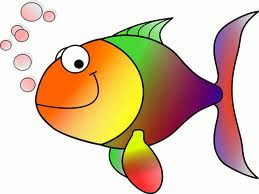
#> input picture HappyFish.jpg, 259 x 194 px
$ python chapter3.py
#> lines starting #> are read from the running program, lines starting #| are printed output that depends on the picture
import numpy as np
import cv2

img = cv2.imread('HappyFish.jpg')
#> img is the input picture: shape (194, 259, 3); mean B, G, R 170.8, 196.4, 219.3

# draw a line
img = cv2.line(img,(0,0),(100,100),(0,0,255),5) #search: rgb color picker

# draw a arrowed line
img = cv2.arrowedLine(img, (0,100),(100,100),(18, 69, 64),5)

# draw a rectengle
img = cv2.rectangle(img, (140,0), (250,110), (0,255,0), 3)
# img = cv2.rectangle(img, (200,0), (300,100), (0,255,0), -1)

# draw a circle
img = cv2.circle(img,(195,53),53,(255,0,0),-1)

# text on img
font = cv2.FONT_HERSHEY_SCRIPT_SIMPLEX
img = cv2.putText(img,'Open Cv',(10,100), font, 3, (255,255,255),3,cv2.LINE_AA)
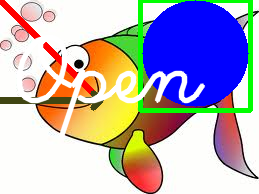
#> img: shape (194, 259, 3); mean B, G, R 186, 173.9, 181.9

cv2.imshow('image',img)
cv2.waitKey(0)

cv2.destroyAllWindows()
